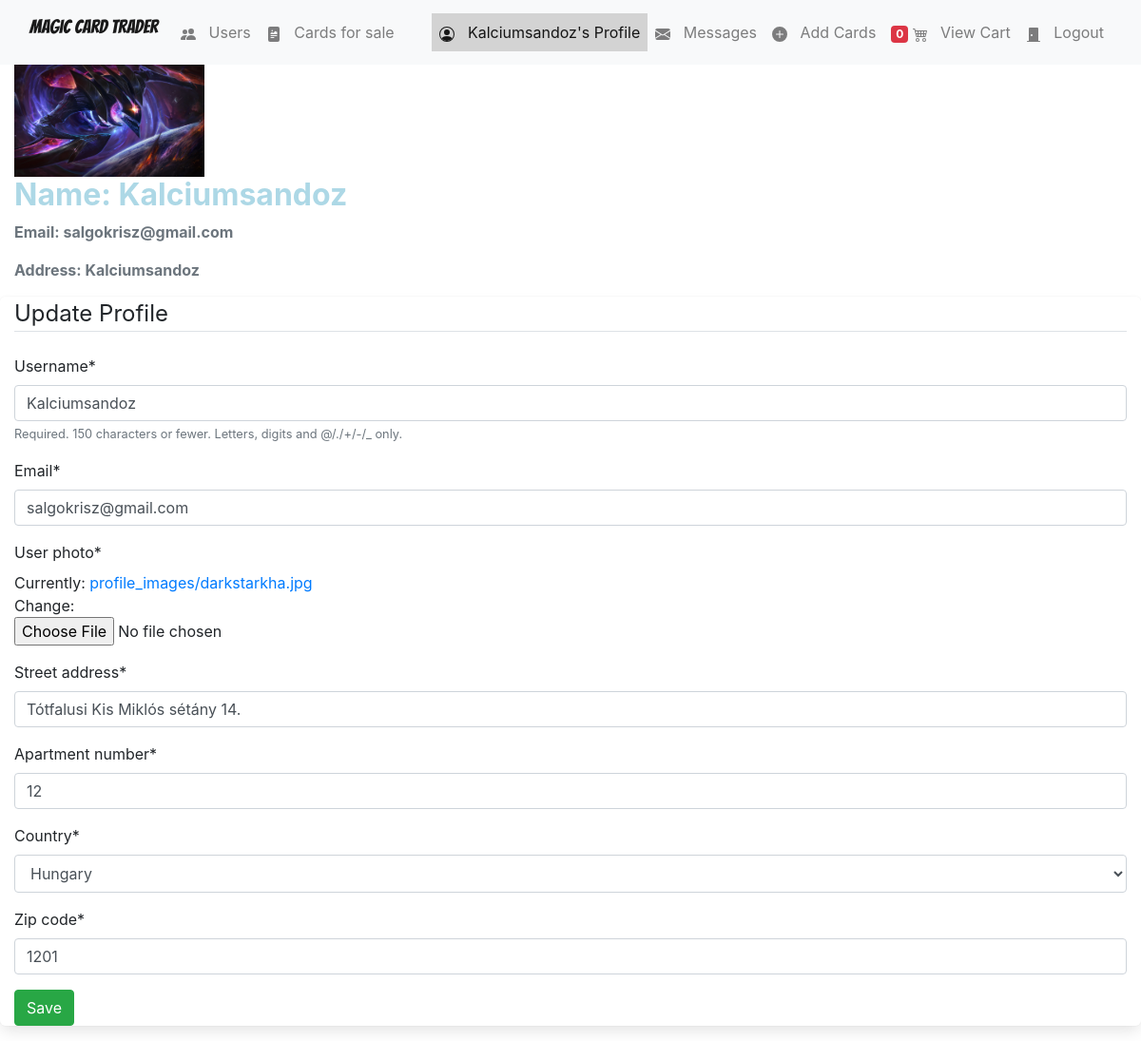
Page /update_profile/ (signed in) on the committed database.
### Magic/models.py (models this page shows, shortened)
class Profile(models.Model):
    user = models.OneToOneField(User, on_delete=models.CASCADE, unique=True)
    user_photo = models.FileField(upload_to='profile_images', default='profile_images/default-profile-picture.jpg')
    date_registered = models.DateTimeField(auto_now_add=True, blank=True)
    address = models.ForeignKey('Address', on_delete=models.SET_NULL, blank=True, null=True)

class Address(models.Model):
    user = models.ForeignKey(User, on_delete=models.CASCADE)
    street_address = models.CharField(max_length=100)
    apartment_number = models.CharField(max_length=100)
    country = CountryField(multiple=False)
    zip_code = models.CharField(max_length=100)
    def __str__(self):
        return self.user.username

### users/views.py (the view)
# urls.py: re_path(r'^update_profile/$', UsersView.update_profile, name="update_profile"),
@login_required
def update_profile(request):
    existing_order = get_user_pending_order(request)
    if request.method == 'POST':
        u_form = UserUpdateForm(request.POST, instance=request.user)
        p_form = ProfileUpdateForm(request.POST, request.FILES, instance=request.user.profile)
        a_form = AddressUpdateForm(request.POST, instance=request.user)
        if u_form.is_valid() and p_form.is_valid() and a_form.is_valid():
            u_form.save()
            p_form.save()
            a_form.save()
            messages.success(request, 'Your account has been updated!')
            return redirect('profile')
    else:
        u_form = UserUpdateForm(instance=request.user)
        p_form = ProfileUpdateForm(instance=request.user.profile)
        a_form = AddressUpdateForm(instance=request.user.profile.address)
    context = {
        'u_form': u_form,
        'p_form': p_form,
        'a_form': a_form,
        'nbar': 'profile',
        'order': existing_order,
    }
    return render(request, 'users/update.html', context)

### users/forms.py
class UserUpdateForm(forms.ModelForm):
    email = forms.EmailField()
    class Meta:
        model = User
        fields = ['username', 'email']

class ProfileUpdateForm(forms.ModelForm):
    class Meta:
        model = Profile
        fields = ['user_photo']

### direct_messages/models.py (called while the page is built)
    def get_messages(user):
        users = []
        messages = Message.objects.filter(user=user).values('to_user').annotate(last=Max('date')).order_by('-last')
        for message in messages:
            users.append({
                'user': User.objects.get(pk=message['to_user']),
                'unread': Message.objects.filter(user=user, to_user__pk=message['to_user'], is_read=False).count()
            })
        return users

### direct_messages/templatetags/messages_template_tags.py (called while the page is built)
@register.filter
def unread_message_counter(user):
    if user.is_authenticated:
        total_unread = 0
        messages = Message.get_messages(user=user)
        for message in messages:
            total_unread = total_unread + message['unread']
        return total_unread

### shopping_cart/templatetags/shopping_cart_template_tags.py (called while the page is built)
@register.filter
def cart_item_counter(user):
    if user.is_authenticated:
        qs = Order.objects.filter(is_ordered=False, owner=user.profile)
        if qs.exists():
            return qs[0].items.count()
    return 0

### shopping_cart/views.py (called while the page is built)
def get_user_pending_order(request):
    user_profile = get_object_or_404(Profile, user=request.user.id)
    order = Order.objects.filter(owner=user_profile, is_ordered=False)
    if order.exists():
        return order[0]
    return 0

### users/templates/users/update.html (shortened to what this page needs)
{% extends 'magic/base.html' %}
{% load crispy_forms_tags %}
{% block body %}
<div class="content-box paanel panel-default">
    <div class="media-body">
        <div class="panel-body">
            <div class="container-fluid">
                <img class="img-rounded img-responsive" src="{{ user.profile.user_photo.url }}" width=200px>
                <h2 class="account-heading basic-text">Name: {{ user.get_username }} </h2>
                <p class="text-secondary basic-text">Email: {{ user.email }} </p>
                {% if user.profile.address %}
                    <p class="text-secondary basic-text">Address: {{ user.profile.address }}</p>
                {% else %}
                    <p class="text-secondary basic-text">Address: No address set -<a href="#"> Set now!</a></p>
                {% endif %}
            </div>
        </div>
    </div>
</div>
<div class="panel panel-default">
    <div class="panel-body">
        <div class="container-fluid">
            <form class="form-horizontal" action="{% url 'Magic:update_profile' %}" method="POST" enctype="multipart/form-data">
                <fieldset>
                    <legend class="border-bottom mb-4">
                        Update Profile
                    </legend>
                    {{ u_form|crispy }}
                    {{ p_form|crispy }}
                    {{ a_form|crispy }}
                </fieldset>
                <div class="form-group">
                    <button class="btn btn-success" type="submit">
                        Save
                    </button>
                </div>
            </form>
        </div>
    </div>
</div>
{% endblock %}

### Magic/templates/magic/base.html (shortened to what this page needs)
{% load static %}
{% load crispy_forms_tags %}
{% load shopping_cart_template_tags %}
{% load messages_template_tags %}
<!DOCTYPE html>
<html lang="en">
    <head>
        <link rel="stylesheet" href="https://cdn.jsdelivr.net/npm/bulma@0.9.1/css/bulma.min.css">
        <link rel="stylesheet" href="https://stackpath.bootstrapcdn.com/bootstrap/4.5.2/css/bootstrap.min.css">
        <link rel="stylesheet" type="text/css" href="{% static 'magic/style.css' %}" />
    </head>
    <body data-spy="scroll" data-target="#list-example">
        <nav class="navbar navbar-inverse navbar navbar-expand-lg navbar-light bg-light">
            <div class="container-fluid">
                <div class="navbar-header ">
                    <a class="navbar-brand" href="{% url 'Magic:index' %}">Magic Card Trader</a>
                </div>
                <div class="collapsable navbar-collapse" id="navbarSupportedContent">
                    <ul class="nav navbar-nav mr-auto">
                        <li class="{% if nbar == 'users' %} active {% endif %} nav-item">
                            <a href="{% url 'Magic:users' %}" class="nav-link">
                                <span class="glyphicon glyphicon-user" aria-hidden="true">
                                </span>&nbsp;
                                Users
                            </a>
                        </li>
                        <li class="{% if nbar == 'cards' %} active {% endif %} nav-item">
                            <a href="{% url 'Magic:cards' %}" class="nav-link">
                                <span class="glyphicon glyphicon-king" aria-hidden="true">
                                </span>&nbsp;
                                Cards for sale
                            </a>
                        </li>
                    </ul>
                    {% if nbar == 'cards' %}
                            {% load crispy_forms_tags %}
                    {% endif %}
                    {% if nbar == 'users' %}
                            {% load crispy_forms_tags %}
                    {% endif %}
                    <ul class="nav navbar-nav navbar-right">
                        {% if request.user.is_authenticated %}
                            <li class="{% if nbar == 'profile' %} active  {% elif nbar == 'profile_cards' %} active {% elif nbar == 'profile_purchases' %} active {% endif %} nav-item">
                                <a href="{% url 'profile' %}" class="nav-link">
                                    <span class="glyphicon glyphicon-user" aria-hidden="true">
                                    </span>&nbsp; {{ request.user }}'s Profile
                                </a>
                            </li>
                            <li class="{% if nbar == 'messages' %} active {% endif %} nav-item">
                                <a href="{% url 'Magic:inbox' %}" class="nav-link">
                                    <span class="glyphicon glyphicon-plus" aria-hidden="true">
                                    </span>&nbsp;
                                    Messages
                                </a>
                            </li>
                            <li class="{% if nbar == 'add_cards' %} active {% endif %} nav-item">
                                <a href="{% url 'Magic:card_add' %}" class="nav-link">
                                    <span class="glyphicon glyphicon-plus" aria-hidden="true">
                                        <svg width="1em" height="1em" viewBox="0 0 16 16" class="bi bi-plus-circle-fill" fill="currentColor" xmlns="http://www.w3.org/2000/svg">
                                            <path fill-rule="evenodd" d="M16 8A8 8 0 1 1 0 8a8 8 0 0 1 16 0zM8.5 4.5a.5.5 0 0 0-1 0v3h-3a.5.5 0 0 0 0 1h3v3a.5.5 0 0 0 1 0v-3h3a.5.5 0 0 0 0-1h-3v-3z"/>
                                        </svg>
                                    </span>&nbsp; Add Cards
                                </a>
                            </li>
                            <li class="{% if nbar == 'order-summary' %} active {% endif %} nav-item">
                                <a href="{% url 'Magic:order_summary' %}" class="nav-link">
                                    <span class="badge badge-danger z-depth-0">{{ request.user|cart_item_counter }}</span>
                                    <span class="glyphicon glyphicon-shopping-cart" aria-hidden="true">
                                    </span>&nbsp; View Cart
                                </a>
                            </li>
                            <li class="">
                                <a href="{% url 'logout' %}" class="nav-link">
                                    <span class="glyphicon glyphicon-off" aria-hidden="true">
                                        <svg width="1em" height="1em" viewBox="0 0 16 16" class="bi bi-door-closed-fill" fill="currentColor" xmlns="http://www.w3.org/2000/svg">
                                            <path fill-rule="evenodd" d="M4 1a1 1 0 0 0-1 1v13H1.5a.5.5 0 0 0 0 1h13a.5.5 0 0 0 0-1H13V2a1 1 0 0 0-1-1H4zm2 9a1 1 0 1 0 0-2 1 1 0 0 0 0 2z"/>
                                        </svg>
                                    </span>&nbsp; Logout
                                </a>
                            </li>
                        {% endif %}
                    </ul>
                </div>
            </div>
        </nav>
        {% block body %}
        {% endblock %}
    </body>
</html>

### Magic/static/magic/style.css (style rules this page uses)
.navbar { border-radius: 0; }
.navbar-brand { font-family: 'Bangers', cursive; }
.navbar { background-color: steelblue; }
.active { color: aqua; background-color: lightgrey; }
.basic-text { color: lightblue; font-weight: bold; }

### rows in the picture
Address: street_address "Tótfalusi Kis Miklós sétány 14.", apartment_number "12", country "Hungary", zip_code "1201"

### other values in the picture
{{ request.user }} "Kalciumsandoz"
{{ request.user|cart_item_counter }} "0"
{{ user.get_username }} "Kalciumsandoz"
{{ user.email }} "salgokrisz@gmail.com"
{{ user.profile.address }} "Kalciumsandoz"
